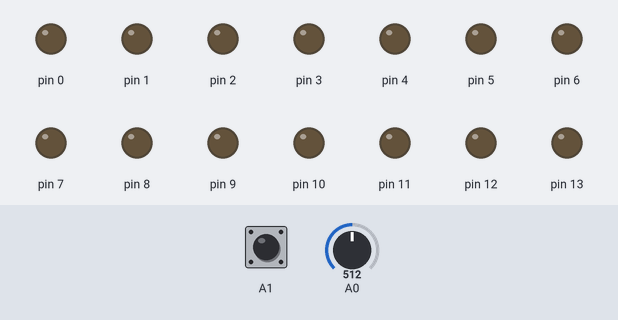
A sketch run on a simulated Arduino Uno, built with avr-gcc and run on an emulated ATmega328P. Parts: output pins drawn as LEDs (lit = HIGH). Dashed ring = blinking. The test bench sets the inputs (shaded band); at power-on: A1 HIGH, A0 = 512. Random numbers use the default seed unless the sketch sets one.

Above: at 1.2 s.
1.3 s: A1 pulled LOW for 0.15 s
At 1.85 s:
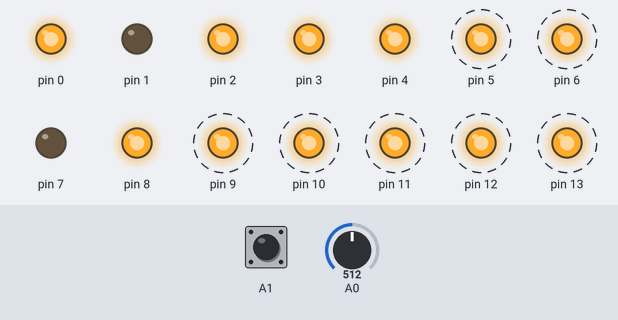
4.3 s: A1 pulled LOW for 1 s
At 4.95 s:
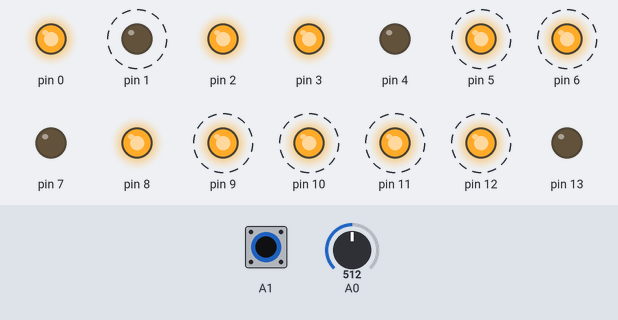
7.3 s: A1 pulled LOW for 3.2 s
At 8.45 s:
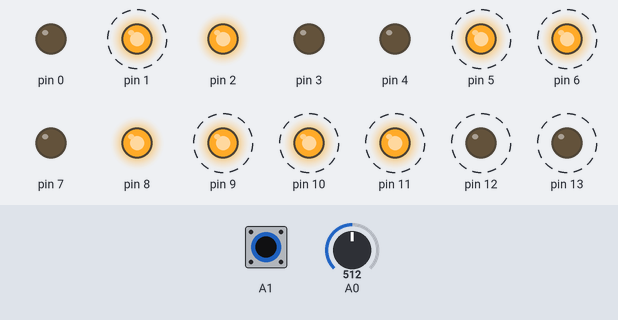
Timing chart, 0 to 11.3 s (numbered marks = the images above; inputs shaded):
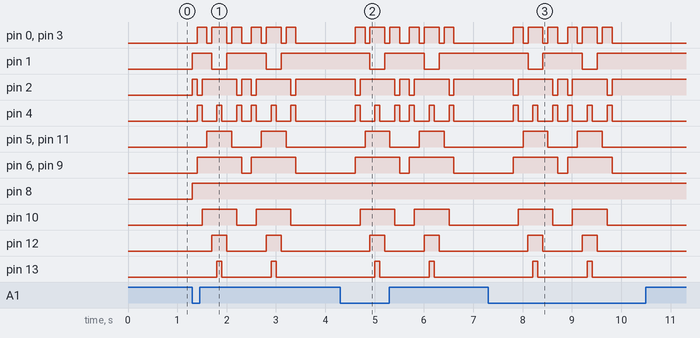

Measured:
- after the input at 1.3 s, pin 0: LOW → HIGH after 0.10 s, → LOW 0.20 s later, → HIGH 0.10 s later, → LOW 0.30 s later, … (12 changes in this stretch); pin 1: goes HIGH 0.40 s, LOW 0.30 s, HIGH 0.80 s, LOW 0.30 s, then HIGH, starting at once
- after the input at 4.3 s, pin 0: LOW → HIGH after 0.30 s, → LOW 0.20 s later, → HIGH 0.10 s later, → LOW 0.30 s later, … (12 changes in this stretch); pin 1: alternates HIGH for 0.80 s and LOW for 0.30 s, starting after 0.60 s
- after the input at 7.3 s, pin 0: LOW → HIGH after 0.51 s, → LOW 0.20 s later, → HIGH 0.10 s later, → LOW 0.30 s later, … (12 changes in this stretch); pin 1: alternates HIGH for 0.80 s and LOW for 0.30 s, 4 changes in all, then stays HIGH, starting after 0.81 s

The sketch:

Randomice.ino
```cpp
int dice=0;

void setup()
{
  srand(analogRead(A0));

  DDRB|=0x3f;
  DDRD|=0xff;
  pinMode(A1,INPUT_PULLUP);

}

long ps=0;
void loop() {

  if(!digitalRead(A1))
  {
    rolling();

  	dice=(rand()%6)+1;
  	driveLEDs(dice);
  	driveSSD(dice);


  	delay(1000);
  	srand(analogRead(A0));
  }
}

void driveLEDs(byte x)
{
  switch(x)
  {
    case 1: PORTB=0x01;
            break;
    case 2: PORTB=0x03;
            break;
    case 3: PORTB=0x07;
            break;
    case 4: PORTB=0x0f;
            break;
    case 5: PORTB=0x1f;
            break;
    case 6: PORTB=0x3f;
            break;
    default : PORTB|=0x00;
              break;
  }
}

void driveSSD(byte x)
{
  switch(x)
  {
    case 1: PORTD=0x06;
            break;
    case 2: PORTD=0x5b;
            break;
    case 3: PORTD=0x4f;
            break;
    case 4: PORTD=0x66;
            break;
    case 5: PORTD=0x6d;
            break;
    case 6: PORTD=0x7d;
            break;
    default : PORTD|=0x00;
              break;
  }
}

void rolling()
{

  for(int k=0;k<2;k++)
  {
  for(int i=1;i<=6;i++)
  {
    driveLEDs(i);
    driveSSD(rand()%6+i);
    srand(analogRead(A0));
    delay(100);
  }
  for(int i=5;i>=1;i--)
  {
    driveLEDs(i);
    driveSSD(rand()%6+i);
    srand(analogRead(A0));
    delay(100);
  }
  }

}
```
